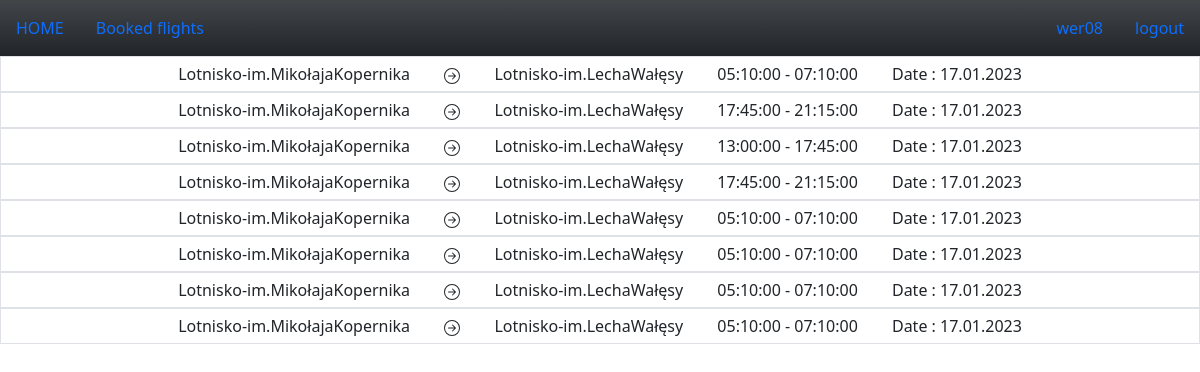
Page /bought (signed in) on the committed database.
### tables this page shows
CREATE TABLE airport (id INTEGER PRIMARY KEY, city varchar(250) NOT NULL, name varchar(250) NOT NULL);

CREATE TABLE "flight" (
	"id"	INTEGER,
	"departure_id"	INTEGER NOT NULL,
	"arrival_id"	INTEGER NOT NULL,
	"date"	date NOT NULL,
	"hour_start"	time NOT NULL,
	"hour_landing"	time NOT NULL,
	"price"	REAL,
	PRIMARY KEY("id")
);

### app.py (the view)
@app.route("/bought")
def bought():
    booked_flights = []
    booked_flights_id_cursor = db.execute("SELECT flight_id FROM booked WHERE user_id=?",(session["id"],))
    con.commit()
    booked_flights_id = booked_flights_id_cursor.fetchall()
    for booked_flight_id in booked_flights_id:
        booked_flight_cursor = db.execute("SELECT * FROM flight WHERE id = ?",booked_flight_id)
        con.commit()
        booked_flight = booked_flight_cursor.fetchone()
        departure_cursor = db.execute("SELECT name FROM airport WHERE id = ?",(booked_flight[1],))
        con.commit()
        departure = departure_cursor.fetchone()
        departure = departure[0]
        arrival_cursor = db.execute("SELECT name FROM airport WHERE id = ?",(booked_flight[2],))
        con.commit()
        arrival = arrival_cursor.fetchone()
        arrival = arrival[0]
        date_cursor = db.execute("SELECT date FROM flight WHERE id = ?",booked_flight_id)
        date_of_flight = date_cursor.fetchone()
        date_of_flight = date_of_flight[0]
        flight = (departure,arrival,booked_flight[3],booked_flight[4],booked_flight[5],date_of_flight)
        booked_flights.append(flight)
    return render_template("bought.html",booked_flights=booked_flights)

### templates/bought.html (shortened to what this page needs)
{% extends "layout.html" %}
{% block content %}
{%for flight in booked_flights%}
<div class ="border choice">
    <div>
        <span class = "start">
            {{flight[0]}}
        </span>
        <span>
        </span>
        <span class="finish">
            {{flight[1]}}
        </span>
        <span class="finish">{{flight[3]}} - {{flight[4]}}</span>
        <span class="finish">Date : {{flight[5]}}</span>
    </div>
</div>
{%endfor%}
{% endblock %}

### templates/layout.html (shortened to what this page needs)
<!doctype html>
<html lang="en">
  <head>
    <link rel="stylesheet" href="/static/style.css">
    <link href="https://cdn.jsdelivr.net/npm/bootstrap@5.2.0/dist/css/bootstrap.min.css" rel="stylesheet">
  </head>
  <body class = "text-center bg-image"
        style="background-image: url('https://www.familyvacationcritic.com/wp-content/uploads/sites/19/2018/11/bigstock-Family-on-beautiful-Anse-Solei-379327741-scaled.jpg');
                height: 100vh;">
    <nav class="navbar navbar-default bg-dark bg-gradient">
      <div>
        <ul class="nav">
          {% if not session.name %}
          <li class="nav-item">
            <a class="nav-link active" aria-current="page" href="/" class="link-light">HOME</a>
          </li>
          {% else %}
          <li class="nav-item">
            <a class="nav-link active" aria-current="page" href="/" class="link-light">HOME</a>
          </li>
          <li class="nav-item">
            <a class="nav-link active" aria-current="page" href="/bought" class="link-light">Booked flights</a>
          </li>
          {% endif %}
        </ul>
      </div>
      <div>
        <ul class="nav justify-content-end">
          {% if not session.name %}
          <li class="nav-item" my-2 my-sm-0>
            <a class="nav-link" href="/login" class="link-light">Log in</a>
          </li>
          <li class="nav-item" my-2 my-sm-0>
            <a class="nav-link" href="/register" class="link-light">Register</a>
          </li>
          {% else %}
          <li class="nav-item" me-auto my-2 my-sm-0>
            <a class="nav-link" href="/profil" class="link-light">{{ session.name }}</a>
          </li>
          <li class="nav-item" me-auto my-2 my-sm-0>
            <a class="nav-link" href="/logout" class="link-light">logout</a>
          </li>
          {% endif %}
        </ul>
      </div>
    </nav>
   {% block content %}{% endblock %}
  </body>
</html>

### static/style.css (style rules this page uses)
.start { margin-right: 30px; }
.finish { margin-left: 30px; }
@media (min-width: 992px) { body { margin-top: -58.59px; } }
.choice { background-color: rgba(255,255,255,0.5); padding: 5px; }

### rows in the picture
airport: name "Lotnisko-im.MikołajaKopernika" "Lotnisko-im.MikołajaKopernika" "Lotnisko-im.MikołajaKopernika" "Lotnisko-im.MikołajaKopernika" "Lotnisko-im.MikołajaKopernika" "Lotnisko-im.MikołajaKopernika" "Lotnisko-im.MikołajaKopernika" "Lotnisko-im.MikołajaKopernika"
airport: name "Lotnisko-im.LechaWałęsy" "Lotnisko-im.LechaWałęsy" "Lotnisko-im.LechaWałęsy" "Lotnisko-im.LechaWałęsy" "Lotnisko-im.LechaWałęsy" "Lotnisko-im.LechaWałęsy" "Lotnisko-im.LechaWałęsy" "Lotnisko-im.LechaWałęsy"
flight: hour_start "05:10:00" "05:10:00" "05:10:00" "05:10:00" "05:10:00", hour_landing "07:10:00" "07:10:00" "07:10:00" "07:10:00" "07:10:00", date "17.01.2023" "17.01.2023" "17.01.2023" "17.01.2023" "17.01.2023"
flight: hour_start "17:45:00" "17:45:00", hour_landing "21:15:00" "21:15:00", date "17.01.2023" "17.01.2023"
flight: hour_start "13:00:00", hour_landing "17:45:00", date "17.01.2023"

### other values in the picture
{{ session.name }} "wer08"
